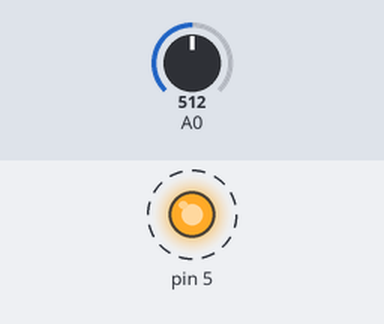
The sketch below on a simulated Arduino Uno, built with avr-gcc and run on an emulated ATmega328P. Parts: output pins drawn as LEDs (lit = HIGH). Dashed ring = blinking. The inputs (shaded band) are chosen by the test bench; at power-on: A0 = 512. No radio packets arrive unless stated; what the sketch prints to the serial monitor is not drawn.

Above: at 0.5 s.
Timing chart, 0 to 4.8 s (numbered marks = the images above):
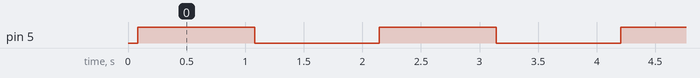

Measured:
- by itself, pin 5: alternates HIGH for 1.0 s and LOW for 1.1 s

The sketch:

LoRaSender_ARDUINO_LM35.ino
```cpp
#include <SPI.h>
#include <LoRa.h>

int counter = 0;

void setup() {
  pinMode(5,OUTPUT);
  Serial.begin(9600);
  while (!Serial);

  Serial.println("LoRa Sender");

  if (!LoRa.begin(868E6)) {
    Serial.println("Starting LoRa failed!");
    while (1);
  }
}

void loop() {
//***********RILEVAMENTO DELLA TEMPERATURA************
int valore = analogRead(A0);
float tensione = valore * 0.0048;
float temperatura = tensione /= 0.01;
//****************************************************

Serial.print("Valore temperatura: ");
Serial.println(temperatura);

  Serial.print("Sending packet: ");
  Serial.println(counter);

  // send packet
  LoRa.beginPacket();
  LoRa.print(temperatura);
  LoRa.print(counter);
  LoRa.endPacket();

  counter++;

  digitalWrite(5,1);
  delay(1000);
  digitalWrite(5,0);
  delay(1000);
}
```
